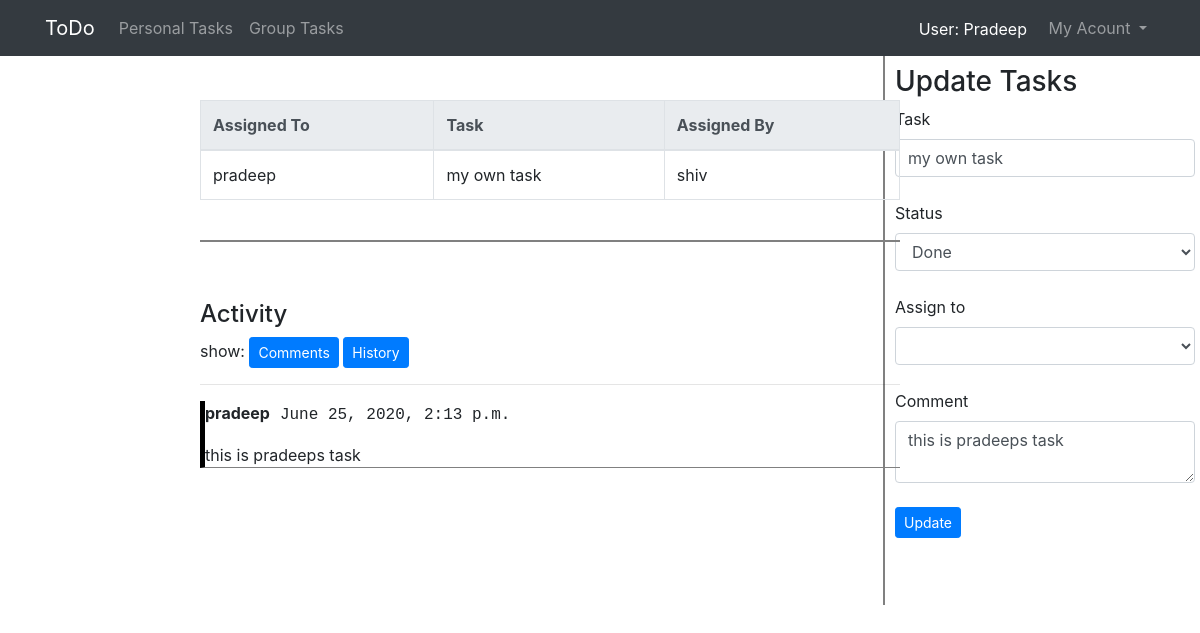
The page /updateAssignedTask/6/6/ (signed in) on the database as committed earlier.
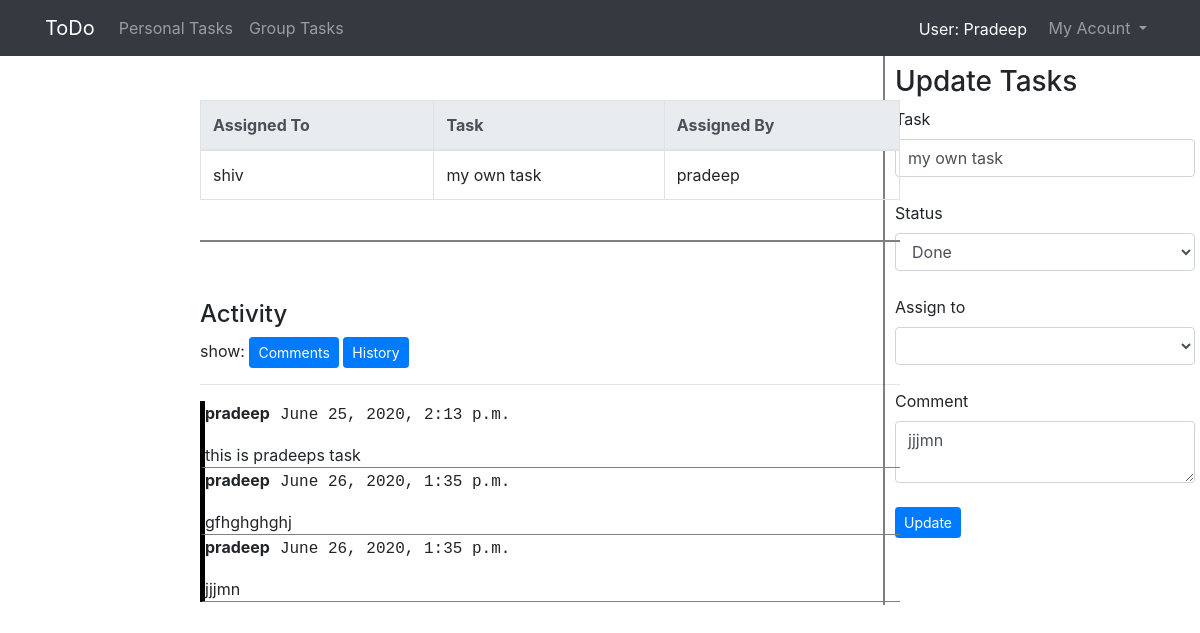
The same page on the database as committed later.
### todoapp/models.py (models this page shows)
class TaskAssignModel(models.Model):
	assigned_to_id = models.ForeignKey(GroupModel,on_delete=models.CASCADE,null=True)
	assigned_to_name = models.CharField(max_length=60)
	task = models.CharField(max_length=60)
	status=models.CharField(max_length=60,default='todo')
	comment=models.TextField(default=None)
	assigned_by = models.CharField(max_length = 60)

class GroupTaskActivityModel(models.Model):
	grpTaskActivity_id = models.ForeignKey(TaskAssignModel,on_delete=models.CASCADE,null=True)
	comments = models.TextField(default='None')
	history = models.TextField(default='None')
	dateTime=models.DateTimeField(blank=True,default=None)
	updated_by=models.CharField(max_length=60)

### todoapp/views.py (the view, shortened to what this page needs)
# urls.py: re_path(r'^updateAssignedTask/(?P<id>[\d]+)/(?P<grpid>[\w\s]+)/$',v1.updateAssignedTaskView),
@login_required
def updateAssignedTaskView(request,id=None,grpid=None,activityOption=None):
    historyFlag = False
    updateTask = TaskAssignModel.objects.get(id=id)
    if activityOption == 'History/':
        historyFlag = True
    task = updateTask.task
    assigned_to_id = updateTask.assigned_to_id_id
    assigned_to_name = updateTask.assigned_to_name
    status = updateTask.status
    comment = updateTask.comment
    assigned_by = updateTask.assigned_by
    grp_member = GroupModel.objects.filter(grpid=grpid)
    mylist_data=ToDoModel.objects.filter(user=request.user,status='todo',flagTask='no')
    task_flag_update(request.user)
    delailedActivity = GroupTaskActivityModel.objects.filter(grpTaskActivity_id_id=id)
    return render(request,'todoapp/updateAssignedTask.html',
        {'id':id,'grpid':grpid,'historyFlag':historyFlag,'status':status,'current_user':request.user,'task':task,'grp_member':grp_member,'comment':comment,'delailedActivity':delailedActivity,
        'assigned_to_id':assigned_to_id,'assigned_by':assigned_by,'assigned_to_name':assigned_to_name,'data':mylist_data})

### todoapp/supporting_python.py (called while the page is built)
def task_flag_update(user):
    mylist_data = ToDoModel.objects.filter(user=user,status='todo',flagTask='no')
    current_date=str(datetime.now().date())+datetime.now().strftime("%H:%M")
    for task in mylist_data:
        tasktime=str(task.date)+task.time.strftime("%H:%M")
        if current_date == tasktime:
            task.flagTask = 'yes'
            task.save()

### template/todoapp/updateAssignedTask.html (shortened to what this page needs)
<!DOCTYPE html>
{% extends "todoapp/base2.html" %}
{% block body_block %}
<div class="updatetask_outer" >
	<div class="updatetask">
	<h3>Update Tasks</h3>
	<form method="post" action='/updateAssignedTask/{{id}}/{{grpid}}/'>
		<label>Task</label>
		<input type="text" class="form-control" name="task" value="{{task}}" required><br>
    <label>Status</label>
     <select class="form-control" id="grp-staus-select"  name="status">
          <option value="Done" >Done</option>
    </select><br>
		<label>Assign to</label>
		<select name="member_id" id="member-select" class="form-control" >
    </select><br>
    <label>Comment</label>
    <textarea class="form-control" name="comment" required>{{comment}}</textarea><br>
	<input type="submit"  value="Update" class="btn btn-primary btn-sm">
	</form>
  </div>
  </div>
  <div class="task-detail">
      <table class="table table-bordered sortable">
        <thead class="thead-light">
        <tr>
          <th>Assigned To</th>
          <th>Task</th>
          <th>Assigned By</th>
        </tr>
      </thead>
        <tr>
          <td >{{assigned_to_name}}</td>
          <td >{{task}}</td>
          <td>{{assigned_by}}</td>
        </tr>
      </table>
<br>
<div style="border-bottom: 2px solid grey; left:2px; " ></div>
</div>
<div class="comment-details">
       <h4>Activity</h4>
       show:&nbsp<a href="/updateAssignedTask/{{id}}/{{grpid}}/Comments" class="btn btn-primary btn-sm">Comments</a>
      <a href="/updateAssignedTask/{{id}}/{{grpid}}/History" class='btn btn-primary btn-sm'>History</a>
       <hr>
       {% if historyFlag %}
        {% for data in delailedActivity %}
          <div style="border-left:5px solid black; border-bottom:1px solid grey">
          <p id ="activity-updated-by">{{data.updated_by}}<span id="activity-date">{{data.dateTime}}</span></p>
          {{data.history|linebreaks}}
          </div>
        {% endfor %}
      {% else %}
        {% for data in delailedActivity %}
          {% if data.comments != 'None' %}
          <div style="border-left:5px solid black; border-bottom:1px solid grey">
          <p id ="activity-updated-by">{{data.updated_by}}<span id="activity-date">{{data.dateTime}}</span></p>
          {{data.comments}}
          </div>
          {% endif %}
        {% endfor %}
      {% endif %}
      <br><br>
</div>
{%endblock%}

### template/todoapp/base2.html (shortened to what this page needs)
<!DOCTYPE html>
{%load static%}
{% load crispy_forms_tags %}
<html lang="en" dir="ltr">
  <head >
    <link rel="stylesheet" href="{%static "todoapp/todo_create.css"%}">
    <link rel="stylesheet" href="{%static "todoapp/form_style.css"%}">
    <link rel="stylesheet" href="{%static "todoapp/group_static.css"%}">
    <link rel="stylesheet" href="https://stackpath.bootstrapcdn.com/bootstrap/4.1.3/css/bootstrap.min.css">
    <link rel="stylesheet" href="https://maxcdn.bootstrapcdn.com/bootstrap/4.0.0/css/bootstrap.min.css">
    <link rel="stylesheet" href="https://cdnjs.cloudflare.com/ajax/libs/font-awesome/4.7.0/css/font-awesome.min.css">
  </head>
  <body class="body_class"  id="stop" onload="testfunction()">
      <nav class="navbar navbar-expand-md navbar-dark bg-dark fixed-top">
        <div class="container">
          <a class="navbar-brand" href="/mylist/mylist">ToDo</a>
          <div class="collapse navbar-collapse" id="navbarSupportedContent">
              <ul class="navbar-nav ">
                <li class="nav-item">
                    <a class="nav-link" href="/mylist/mylist">Personal Tasks</a>
                </li>
                <li class="nav-item">
                    <a class="nav-link" href="/group">Group Tasks</a>
                </li>
              </ul>
              <ul class="navbar-nav ml-auto">
                     <span style="color:white;padding-top:9px;"><li>User:&nbsp{{current_user|title}}</li></span> &nbsp&nbsp&nbsp
                     <li class="nav-item dropdown">
                          <a class="nav-link dropdown-toggle" href="#" id="navbarDropdown" role="button" data-toggle="dropdown">
                            My Acount
                          </a>
                    </li>
               </ul>
            </div>
            </div>
        </nav>
      {% block body_block %}{% endblock %}
  </body>
</html>

### static/todoapp/todo_create.css (style rules this page uses)
body { overflow-x: hidden; }

### static/todoapp/group_static.css (style rules this page uses)
.updatetask_outer { border-left: 2px solid grey; padding-left: 10px; height: 550px; top:55px; right:5px; position: absolute; }
.updatetask { top: 10px; width: 300px; position: relative; }
.task-detail { top:100px; width: 700px; left: 200px; position: absolute; }
.comment-details { top:300px; width: 700px; margin-left: 200px; position: absolute; }
#activity-updated-by { font-weight: bold; }
#activity-date { font-weight: normal; font-family: "Lucida Console", Courier, monospace; padding-left: 10px; }

Rows that differ between the two databases and show on the page:
changed TaskAssignModel "shiv": comment "this is pradeeps task" → "jjjmn"; assigned_to_name "pradeep" → "shiv"; assigned_by "shiv" → "pradeep"
added GroupTaskActivityModel: updated_by "pradeep", dateTime "June 26, 2020, 1:35 p.m.", comments "gfhghghghj"
added GroupTaskActivityModel: updated_by "pradeep", dateTime "June 26, 2020, 1:35 p.m.", comments "jjjmn"
